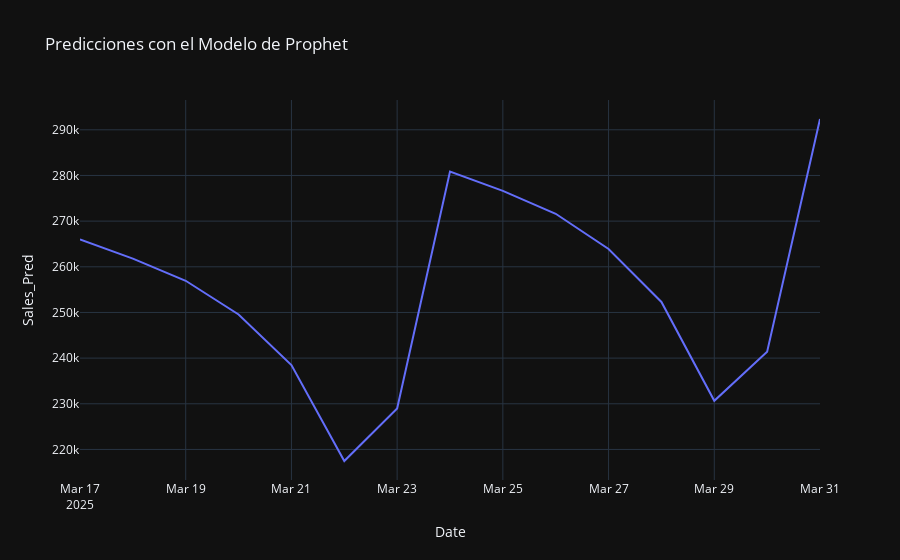

The notebook cell saved with this chart:
### Code cell
fig = px.line(prophet_pred2_sales, x=prophet_pred2_sales.index, y ='Sales_Pred', template='plotly_dark', title='Predicciones con el Modelo de Prophet')
fig.show()

### Figure 1 — Plotly figure (JSON) as saved in the notebook; plotly's stock layout.template omitted (floating-point values rounded to 4 significant figures)
{"data": [{"hovertemplate": "Date=%{x}<br>Sales_Pred=%{y}<extra></extra>", "legendgroup": "", "line": {"color": "#636efa", "dash": "solid"}, "marker": {"symbol": "circle"}, "mode": "lines", "name": "", "orientation": "v", "showlegend": false, "type": "scatter", "x": ["2025-03-17T00:00:00", "2025-03-18T00:00:00", "2025-03-19T00:00:00", "2025-03-20T00:00:00", "2025-03-21T00:00:00", "2025-03-22T00:00:00", "2025-03-23T00:00:00", "2025-03-24T00:00:00", "2025-03-25T00:00:00", "2025-03-26T00:00:00", "2025-03-27T00:00:00", "2025-03-28T00:00:00", "2025-03-29T00:00:00", "2025-03-30T00:00:00", "2025-03-31T00:00:00"], "xaxis": "x", "y": [266000.0, 261800.0, 256900.0, 249600.0, 238500.0, 217500.0, 229000.0, 280800.0, 276600.0, 271600.0, 263900.0, 252300.0, 230700.0, 241400.0, 292400.0], "yaxis": "y"}], "layout": {"legend": {"tracegroupgap": 0}, "title": {"text": "Predicciones con el Modelo de Prophet"}, "xaxis": {"anchor": "y", "domain": [0, 1], "title": {"text": "Date"}}, "yaxis": {"anchor": "x", "domain": [0, 1], "title": {"text": "Sales_Pred"}}}}
